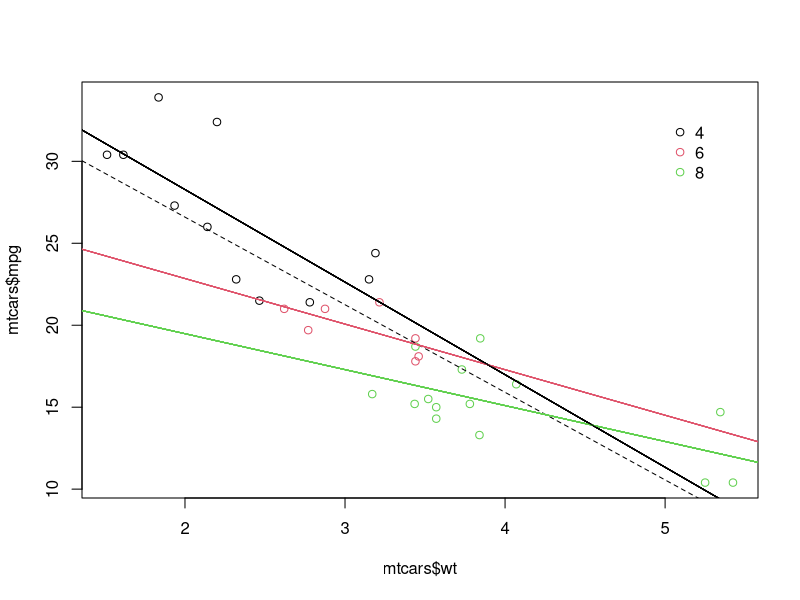
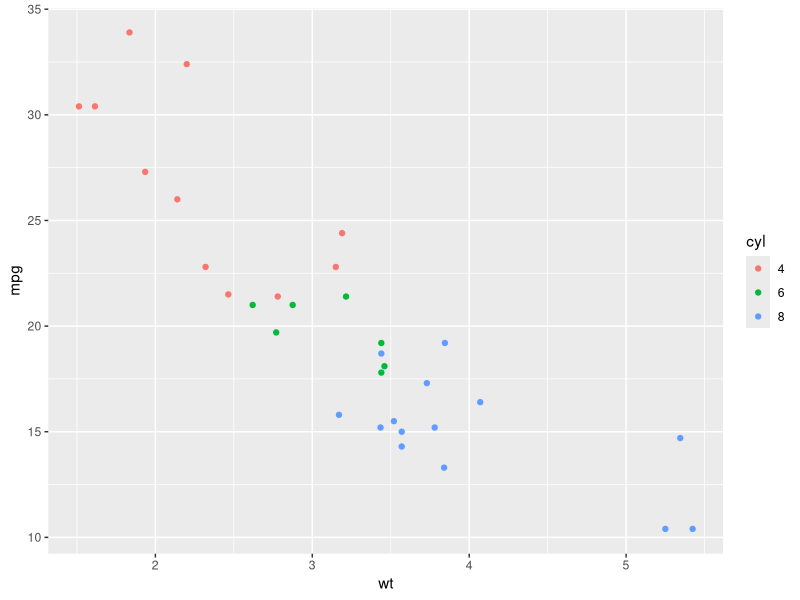
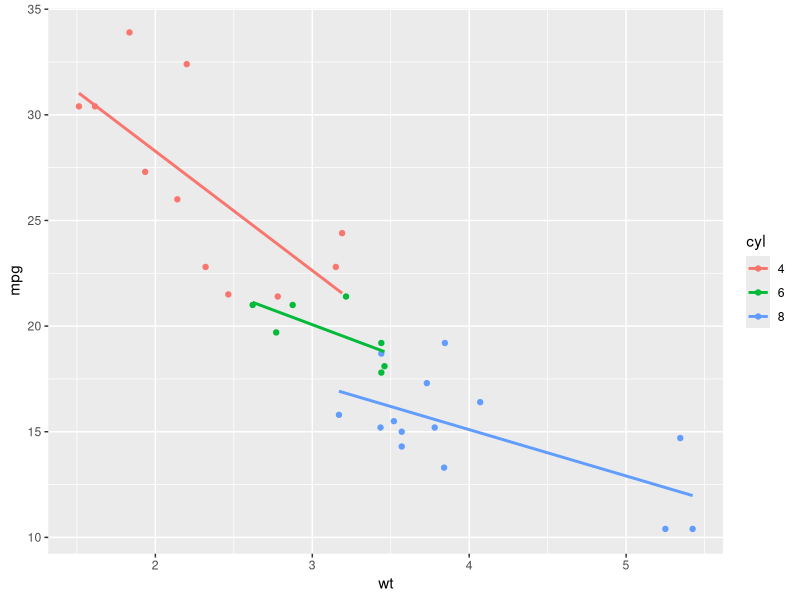
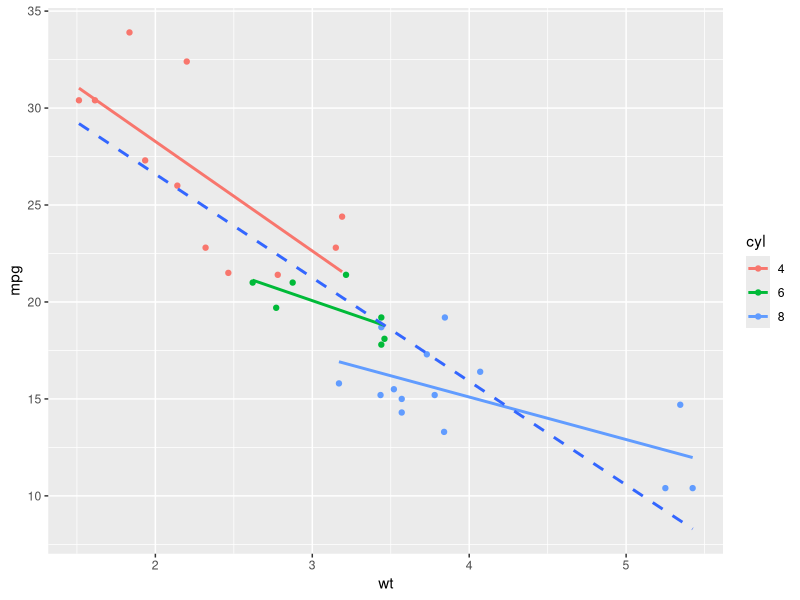

Reproduce these figures in R, in order.
# Convert cyl to factor (don't need to change)
mtcars$cyl <- as.factor(mtcars$cyl)

# Example from base R (don't need to change)
plot(mtcars$wt, mtcars$mpg, col = mtcars$cyl)
abline(lm(mpg ~ wt, data = mtcars), lty = 2)
lapply(mtcars$cyl, function(x) {
  abline(lm(mpg ~ wt, mtcars, subset = (cyl == x)), col = x)
})
legend(x = 5, y = 33, legend = levels(mtcars$cyl),
       col = 1:3, pch = 1, bty = "n")


library(ggplot2)
# Plot 1: add geom_point() to this command to create a scatter plot
ggplot(mtcars, aes(x = wt, y = mpg, col = cyl)) + 
  geom_point()  # Fill in using instructions Plot 1

# Plot 2: include the lines of the linear models, per cyl
ggplot(mtcars, aes(x = wt, y = mpg, col = cyl)) +
  geom_point() + # Copy from Plot 1
  geom_smooth(method = "lm", se = FALSE)   # Fill in using instructions Plot 2

# Plot 3: include a lm for the entire dataset in its whole
ggplot(mtcars, aes(x = wt, y = mpg, col = cyl)) +
  geom_point() + # Copy from Plot 2
  geom_smooth(method = "lm", se = FALSE) + # Copy from Plot 2
  geom_smooth(aes(group = 1), method = "lm", se = FALSE, linetype = 2)    
# Fill in using instructions Plot 3

